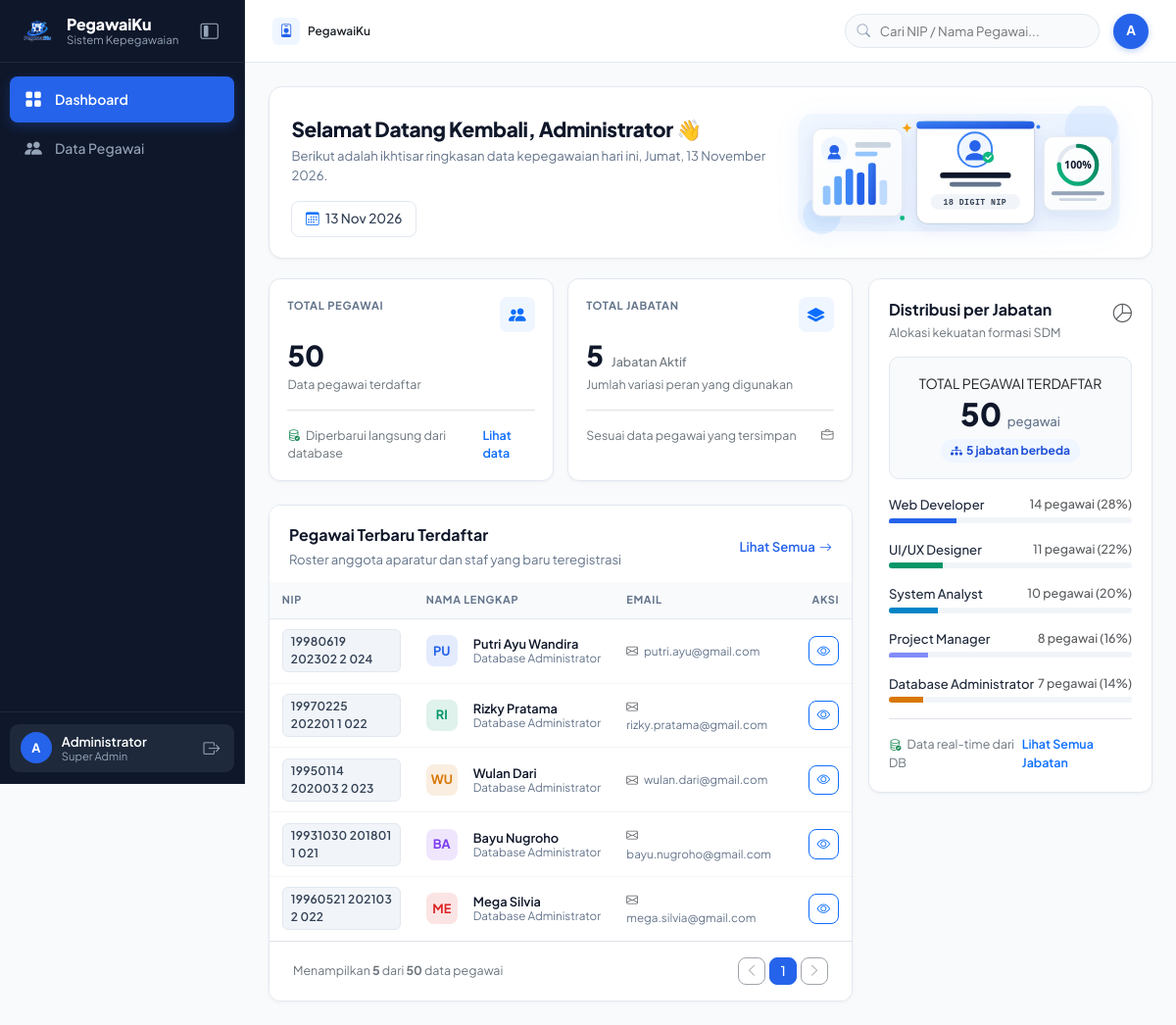
/dashboard.php (signed in), run on the app's committed database.
### tables this page shows
CREATE TABLE IF NOT EXISTS employees (
    id INT AUTO_INCREMENT PRIMARY KEY,
    nip VARCHAR(30) UNIQUE,
    nama VARCHAR(100) NOT NULL,
    email VARCHAR(100),
    jabatan VARCHAR(80),
    status ENUM('aktif', 'izin', 'cuti') NOT NULL DEFAULT 'aktif',
    foto VARCHAR(255) DEFAULT NULL
);

### config/koneksi.php (called while the page is built, shortened)
<?php
if (!function_exists('e')) {
    function e(?string $str): string
    {
        return htmlspecialchars($str ?? '', ENT_QUOTES, 'UTF-8');
    }
}
if (!function_exists('basePath')) {
    function basePath(): string
    {
        $scriptDir = trim(dirname($_SERVER['SCRIPT_NAME'] ?? ''), '/\\');
        return '.';
    }
}

### dashboard.php (the view, shortened to what this page needs)
<?php
require __DIR__ . '/config/koneksi.php';
$totalPegawai = (int) $pdo->query('SELECT COUNT(*) FROM employees')->fetchColumn();
$totalJabatan = (int) $pdo->query('SELECT COUNT(DISTINCT jabatan) FROM employees WHERE jabatan IS NOT NULL')->fetchColumn();
$stmtDistribution = $pdo->query(
    'SELECT COALESCE(NULLIF(jabatan, ""), "Belum ditentukan") AS jabatan, COUNT(*) AS jumlah
     FROM employees
     GROUP BY COALESCE(NULLIF(jabatan, ""), "Belum ditentukan")
     ORDER BY jumlah DESC, jabatan ASC'
);
$distribusiJabatan = $stmtDistribution->fetchAll();
$stmtRecent = $pdo->query('SELECT id, nip, nama, email, jabatan FROM employees ORDER BY id DESC LIMIT 5');
$recentEmployees = $stmtRecent->fetchAll();
$hariIndo = ['Minggu', 'Senin', 'Selasa', 'Rabu', 'Kamis', 'Jumat', 'Sabtu'];
$bulanIndo = ['', 'Januari', 'Februari', 'Maret', 'April', 'Mei', 'Juni', 'Juli', 'Agustus', 'September', 'Oktober', 'November', 'Desember'];
$hari = $hariIndo[(int) date('w')];
$tgl  = date('j');
$bln  = $bulanIndo[(int) date('n')];
$thn  = date('Y');
$tanggalLengkap = "{$hari}, {$tgl} {$bln} {$thn}";
$tanggalSingkat = "{$tgl} " . substr($bln, 0, 3) . " {$thn}";
require __DIR__ . '/partials/header.php';
?>
<div class="dashboard-hero mb-4">
    <div class="row align-items-center g-3">
        <div class="col-lg-7">
            <h1 class="hero-title mt-0 mb-1">
                Selamat Datang Kembali, <?= e($userName) ?> <span class="wave-emoji">&#128075;</span>
            </h1>
            <p class="hero-subtitle mb-3">
                Berikut adalah ikhtisar ringkasan data kepegawaian hari ini, <?= $tanggalLengkap ?>.
            </p>
            <div class="d-flex align-items-center gap-2">
                <button class="btn btn-hero-date" type="button" title="Tanggal Hari Ini">
                    <i class="bi bi-calendar3 me-1 text-primary"></i> <?= $tanggalSingkat ?>
                </button>
            </div>
        </div>
        <div class="col-lg-5 text-center text-lg-end d-none d-md-block">
            <img src="<?= $base ?>/assets/images/dashboard-hero.svg" alt="Ilustrasi Multimedia Analitik Kepegawaian" class="dashboard-hero-img">
        </div>
    </div>
</div>
<div class="row g-4">
    <div class="col-xl-8">
        <div class="row g-3 mb-4">
            <div class="col-md-6">
                <div class="card stat-card-modern h-100">
                    <div class="card-body p-4">
                        <div class="d-flex justify-content-between align-items-start mb-2">
                            <span class="stat-card-label">TOTAL PEGAWAI</span>
                            <div class="stat-icon-circle bg-blue-subtle text-primary">
                                <i class="bi bi-people-fill"></i>
                            </div>
                        </div>
                        <div class="d-flex align-items-baseline gap-2 mb-1">
                            <span class="stat-main-number"><?= $totalPegawai ?></span>
                        </div>
                        <div class="text-secondary small mb-3">
                            Data pegawai terdaftar
                        </div>
                        <div class="stat-card-bottom-bar pt-3 border-top d-flex justify-content-between align-items-center small">
                            <span class="text-secondary">
                                <i class="bi bi-database-check text-success me-1"></i> Diperbarui langsung dari database
                            </span>
                            <a class="fw-semibold text-primary text-decoration-none" href="pegawai/index.php">Lihat data</a>
                        </div>
                    </div>
                </div>
            </div>
            <div class="col-md-6">
                <div class="card stat-card-modern h-100">
                    <div class="card-body p-4">
                        <div class="d-flex justify-content-between align-items-start mb-2">
                            <span class="stat-card-label">TOTAL JABATAN</span>
                            <div class="stat-icon-circle bg-blue-subtle text-primary">
                                <i class="bi bi-layers-fill"></i>
                            </div>
                        </div>
                        <div class="d-flex align-items-baseline gap-2 mb-1">
                            <span class="stat-main-number"><?= $totalJabatan ?></span>
                            <span class="text-secondary small fw-medium">Jabatan Aktif</span>
                        </div>
                        <div class="text-secondary small mb-3">
                            Jumlah variasi peran yang digunakan
                        </div>
                        <div class="stat-card-bottom-bar pt-3 border-top d-flex justify-content-between align-items-center small text-secondary">
                            <span>Sesuai data pegawai yang tersimpan</span>
                            <i class="bi bi-briefcase text-muted"></i>
                        </div>
                    </div>
                </div>
            </div>
        </div>
        <div class="card roster-card">
            <div class="card-header bg-white p-4 pb-3 border-0 d-flex flex-wrap justify-content-between align-items-center gap-2">
                <div>
                    <h2 class="roster-title mb-1">Pegawai Terbaru Terdaftar</h2>
                    <p class="roster-subtitle mb-0">Roster anggota aparatur dan staf yang baru teregistrasi</p>
                </div>
                <a href="pegawai/index.php" class="btn-link-viewall">
                    Lihat Semua <i class="bi bi-arrow-right ms-1"></i>
                </a>
            </div>
            <div class="table-responsive">
                <table class="table roster-table align-middle mb-0">
                    <thead>
                        <tr>
                            <th style="width: 26%;">NIP</th>
                            <th style="width: 36%;">NAMA LENGKAP</th>
                            <th style="width: 26%;">EMAIL</th>
                            <th style="width: 12%;" class="text-end">AKSI</th>
                        </tr>
                    </thead>
                    <tbody>
                    <?php if (empty($recentEmployees)): ?>
                        <tr>
                            <td colspan="4" class="text-center text-secondary py-5">
                                Belum ada data pegawai. Silakan tambah data baru.
                            </td>
                        </tr>
                    <?php else: ?>
                        <?php foreach ($recentEmployees as $i => $emp): ?>
                            <?php
                            $colors = ['#2563eb', '#059669', '#d97706', '#7c3aed', '#dc2626'];
                            $color = $colors[$i % count($colors)];
                            $initial = mb_strtoupper(mb_substr($emp['nama'], 0, 2));
                            ?>
                            <tr>
                                <td>
                                    <span class="nip-pill-badge">
                                        <?= e($emp['nip']) ?>
                                    </span>
                                </td>
                                <td>
                                    <div class="d-flex align-items-center gap-3">
                                        <div class="roster-avatar-box" style="background-color: <?= $color ?>20; color: <?= $color ?>;">
                                            <?= e($initial) ?>
                                        </div>
                                        <div>
                                            <a href="pegawai/detail.php?id=<?= (int) $emp['id'] ?>" class="roster-name-link">
                                                <?= e($emp['nama']) ?>
                                            </a>
                                            <div class="roster-position-text">
                                                <?= e($emp['jabatan'] ?: 'Staf Pelaksana') ?>
                                            </div>
                                        </div>
                                    </div>
                                </td>
                                <td>
                                    <a href="mailto:<?= e($emp['email']) ?>" class="roster-email-link">
                                        <i class="bi bi-envelope me-1 text-muted"></i>
                                        <?= e($emp['email']) ?>
                                    </a>
                                </td>
                                <td class="text-end">
                                    <button type="button" class="btn btn-sm btn-outline-primary btn-quick-view py-1 px-2" data-id="<?= (int) $emp['id'] ?>" title="Detail cepat via AJAX" aria-label="Detail Cepat">
                                        <i class="bi bi-eye"></i>
                                    </button>
                                </td>
                            </tr>
                        <?php endforeach; ?>
                    <?php endif; ?>
                    </tbody>
                </table>
            </div>
            <div class="card-footer bg-white p-3 px-4 border-top d-flex justify-content-between align-items-center small text-secondary">
                <span>Menampilkan <strong><?= count($recentEmployees) ?></strong> dari <strong><?= $totalPegawai ?></strong> data pegawai</span>
                <div class="d-flex align-items-center gap-1">
                    <button class="btn btn-sm btn-mini-page" disabled><i class="bi bi-chevron-left"></i></button>
                    <span class="btn btn-sm btn-mini-page active">1</span>
                    <button class="btn btn-sm btn-mini-page" disabled><i class="bi bi-chevron-right"></i></button>
                </div>
            </div>
        </div>
    </div>
    <div class="col-xl-4">
        <div class="card distribution-card">
            <div class="card-body p-4">
                <div class="d-flex justify-content-between align-items-start mb-3">
                    <div>
                        <h3 class="distribution-title mb-1">Distribusi per Jabatan</h3>
                        <p class="text-secondary small mb-0">Alokasi kekuatan formasi SDM</p>
                    </div>
                    <div class="dist-icon-badge text-muted">
                        <i class="bi bi-pie-chart"></i>
                    </div>
                </div>
                <div class="dist-summary mb-3">
                    <div class="number-label mb-1">TOTAL PEGAWAI TERDAFTAR</div>
                    <div class="dist-summary-numbers mb-2">
                        <span class="number-big"><?= $totalPegawai ?></span>
                        <span class="number-small">pegawai</span>
                    </div>
                    <div>
                        <span class="dist-summary-badge">
                            <i class="bi bi-diagram-3-fill me-1"></i><?= $totalJabatan ?> jabatan berbeda
                        </span>
                    </div>
                </div>
                <div class="division-stat-list">
                    <?php if (empty($distribusiJabatan)): ?>
                        <div class="text-secondary small py-3 text-center">Belum ada data jabatan.</div>
                    <?php else: ?>
                        <?php
                        $barColors = ['#2563eb', '#059669', '#0284c7', '#818cf8', '#d97706'];
                        ?>
                        <?php foreach ($distribusiJabatan as $index => $row): ?>
                            <?php
                            $jumlahPegawai = (int) $row['jumlah'];
                            $persentase = $totalPegawai > 0 ? round(($jumlahPegawai / $totalPegawai) * 100, 1) : 0;
                            $color = $barColors[$index % count($barColors)];
                            ?>
                            <div class="division-stat-item mb-3">
                                <div class="d-flex justify-content-between align-items-start mb-1">
                                    <span class="division-name fw-medium" style="color:#1e293b;"><?= e($row['jabatan']) ?></span>
                                    <span class="division-count text-muted">
                                        <?= $jumlahPegawai ?> pegawai (<?= $persentase ?>%)
                                    </span>
                                </div>
                                <div class="progress progress-thin">
                                    <div class="progress-bar" role="progressbar" style="width: <?= $persentase ?>%; background: <?= $color ?>;"></div>
                                </div>
                            </div>
                        <?php endforeach; ?>
                    <?php endif; ?>
                </div>
                <div class="pt-3 border-top d-flex justify-content-between align-items-center small text-secondary mt-3">
                    <span><i class="bi bi-database-check text-success me-1"></i> Data real-time dari DB</span>
                    <a href="pegawai/index.php" class="text-decoration-none small fw-semibold text-primary">
                        Lihat Semua Jabatan
                    </a>
                </div>
            </div>
        </div>
    </div>
</div>
<?php
require __DIR__ . '/partials/footer.php';
?>

### data on the page
employees: nip "19980619 202302 2 024", nama "PU", nama "Putri Ayu Wandira", jabatan "Database Administrator", email "putri.ayu@gmail.com"
employees: nip "19970225 202201 1 022", nama "RI", nama "Rizky Pratama", jabatan "Database Administrator", email "rizky.pratama@gmail.com"
employees: nip "19950114 202003 2 023", nama "WU", nama "Wulan Dari", jabatan "Database Administrator", email "wulan.dari@gmail.com"
employees: nip "19931030 201801 1 021", nama "BA", nama "Bayu Nugroho", jabatan "Database Administrator", email "bayu.nugroho@gmail.com"
employees: nip "19960521 202103 2 022", nama "ME", nama "Mega Silvia", jabatan "Database Administrator", email "mega.silvia@gmail.com"

### other printed values
$firstLetter "A"
$userName "Administrator"
$tanggalSingkat "13 Nov 2026"
$totalPegawai "50"
$totalJabatan "5"
count($recentEmployees) "5"
$row['jabatan'] "Web Developer"
$jumlahPegawai "14"
$persentase "28"
$row['jabatan'] "UI/UX Designer"
$jumlahPegawai "11"
$persentase "22"
$row['jabatan'] "System Analyst"
$jumlahPegawai "10"
$persentase "20"
